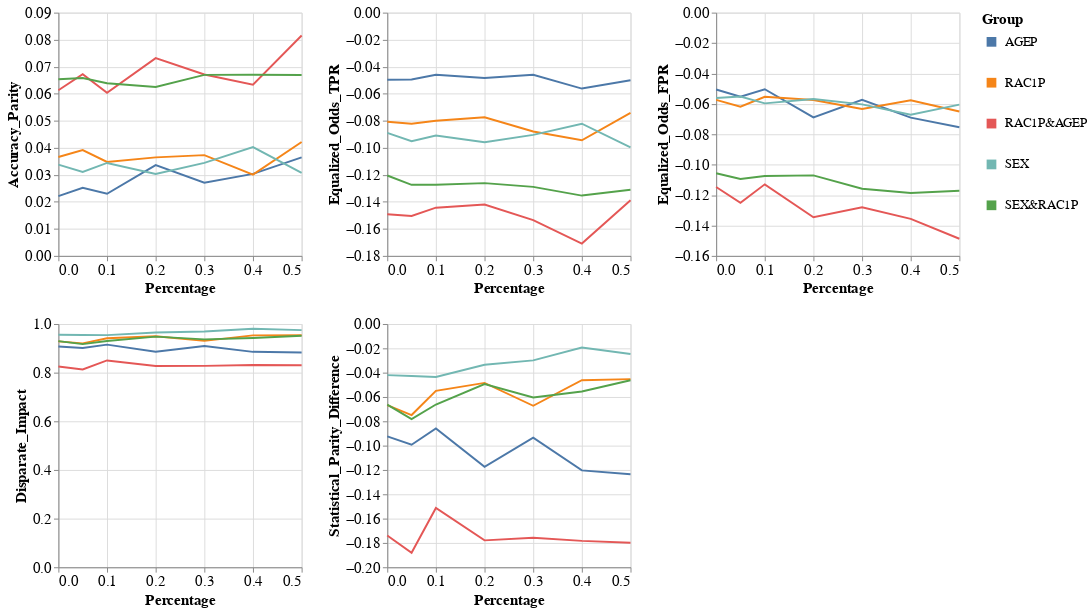

The notebook cell saved with this chart:
### Code cell
visualizer.create_groups_grid_pct_lines_plot(model_name=MODEL_NAMES[0],
                                             target_preprocessing_technique=PREPROCESSING_TECHNIQUES[0],
                                             group_metrics_type='fairness')

### Figure 1 — Vega-Lite specification as saved in the notebook (floating-point values rounded to 4 significant figures)
{"config": {"view": {"continuousWidth": 400, "continuousHeight": 300}, "axis": {"labelFontSize": 15, "titleFontSize": 15}, "legend": {"labelFontSize": 13, "symbolStrokeWidth": 10, "titleFontSize": 15}}, "vconcat": [{"hconcat": [{"mark": "line", "encoding": {"color": {"field": "Group", "type": "nominal"}, "x": {"field": "Percentage", "type": "quantitative"}, "y": {"field": "Metric_Value", "title": "Accuracy_Parity", "type": "quantitative"}}, "height": 250, "width": 250}, {"data": {"name": "data-8f75c322764049775079afd4459b43c7"}, "mark": "line", "encoding": {"color": {"field": "Group", "type": "nominal"}, "x": {"field": "Percentage", "type": "quantitative"}, "y": {"field": "Metric_Value", "title": "Equalized_Odds_TPR", "type": "quantitative"}}, "height": 250, "width": 250}, {"data": {"name": "data-78fd99506e7043e53d14130227d2bba8"}, "mark": "line", "encoding": {"color": {"field": "Group", "type": "nominal"}, "x": {"field": "Percentage", "type": "quantitative"}, "y": {"field": "Metric_Value", "title": "Equalized_Odds_FPR", "type": "quantitative"}}, "height": 250, "width": 250}]}, {"hconcat": [{"mark": "line", "encoding": {"color": {"field": "Group", "type": "nominal"}, "x": {"field": "Percentage", "type": "quantitative"}, "y": {"field": "Metric_Value", "title": "Disparate_Impact", "type": "quantitative"}}, "height": 250, "width": 250}, {"data": {"name": "data-a266945db36e01ab30ffb19467dbef3d"}, "mark": "line", "encoding": {"color": {"field": "Group", "type": "nominal"}, "x": {"field": "Percentage", "type": "quantitative"}, "y": {"field": "Metric_Value", "title": "Statistical_Parity_Difference", "type": "quantitative"}}, "height": 250, "width": 250}], "data": {"name": "data-3fb26adca9bebd18104bdcda7ea8f99f"}}], "data": {"name": "data-94a7b52bb908a9c3c0c4dac98236b85c"}, "$schema": "https://vega.github.io/schema/vega-lite/v4.17.0.json", "datasets": {"data-94a7b52bb908a9c3c0c4dac98236b85c": [{"Model_Name": "DecisionTreeClassifier", "Metric": "Accuracy_Parity", "Group": "AGEP", "Metric_Value": 0.0221, "Percentage": 0.0}, {"Model_Name": "DecisionTreeClassifier", "Metric": "Accuracy_Parity", "Group": "RAC1P", "Metric_Value": 0.03659, "Percentage": 0.0}, {"Model_Name": "DecisionTreeClassifier", "Metric": "Accuracy_Parity", "Group": "RAC1P&AGEP", "Metric_Value": 0.06129, "Percentage": 0.0}, {"Model_Name": "DecisionTreeClassifier", "Metric": "Accuracy_Parity", "Group": "SEX", "Metric_Value": 0.03378, "Percentage": 0.0}, {"Model_Name": "DecisionTreeClassifier", "Metric": "Accuracy_Parity", "Group": "SEX&RAC1P", "Metric_Value": 0.06538, "Percentage": 0.0}, {"Model_Name": "DecisionTreeClassifier", "Metric": "Accuracy_Parity", "Group": "AGEP", "Metric_Value": 0.02516, "Percentage": 0.05}, {"Model_Name": "DecisionTreeClassifier", "Metric": "Accuracy_Parity", "Group": "RAC1P", "Metric_Value": 0.03914, "Percentage": 0.05}, {"Model_Name": "DecisionTreeClassifier", "Metric": "Accuracy_Parity", "Group": "RAC1P&AGEP", "Metric_Value": 0.0672, "Percentage": 0.05}, {"Model_Name": "DecisionTreeClassifier", "Metric": "Accuracy_Parity", "Group": "SEX", "Metric_Value": 0.03105, "Percentage": 0.05}, {"Model_Name": "DecisionTreeClassifier", "Metric": "Accuracy_Parity", "Group": "SEX&RAC1P", "Metric_Value": 0.06581, "Percentage": 0.05}, {"Model_Name": "DecisionTreeClassifier", "Metric": "Accuracy_Parity", "Group": "AGEP", "Metric_Value": 0.02297, "Percentage": 0.1}, {"Model_Name": "DecisionTreeClassifier", "Metric": "Accuracy_Parity", "Group": "RAC1P", "Metric_Value": 0.03476, "Percentage": 0.1}, {"Model_Name": "DecisionTreeClassifier", "Metric": "Accuracy_Parity", "Group": "RAC1P&AGEP", "Metric_Value": 0.06032, "Percentage": 0.1}, {"Model_Name": "DecisionTreeClassifier", "Metric": "Accuracy_Parity", "Group": "SEX", "Metric_Value": 0.0344, "Percentage": 0.1}, {"Model_Name": "DecisionTreeClassifier", "Metric": "Accuracy_Parity", "Group": "SEX&RAC1P", "Metric_Value": 0.0639, "Percentage": 0.1}, {"Model_Name": "DecisionTreeClassifier", "Metric": "Accuracy_Parity", "Group": "AGEP", "Metric_Value": 0.03358, "Percentage": 0.2}, {"Model_Name": "DecisionTreeClassifier", "Metric": "Accuracy_Parity", "Group": "RAC1P", "Metric_Value": 0.03646, "Percentage": 0.2}, {"Model_Name": "DecisionTreeClassifier", "Metric": "Accuracy_Parity", "Group": "RAC1P&AGEP", "Metric_Value": 0.07315, "Percentage": 0.2}, {"Model_Name": "DecisionTreeClassifier", "Metric": "Accuracy_Parity", "Group": "SEX", "Metric_Value": 0.03031, "Percentage": 0.2}, {"Model_Name": "DecisionTreeClassifier", "Metric": "Accuracy_Parity", "Group": "SEX&RAC1P", "Metric_Value": 0.06248, "Percentage": 0.2}, {"Model_Name": "DecisionTreeClassifier", "Metric": "Accuracy_Parity", "Group": "AGEP", "Metric_Value": 0.02709, "Percentage": 0.3}, {"Model_Name": "DecisionTreeClassifier", "Metric": "Accuracy_Parity", "Group": "RAC1P", "Metric_Value": 0.03728, "Percentage": 0.3}, {"Model_Name": "DecisionTreeClassifier", "Metric": "Accuracy_Parity", "Group": "RAC1P&AGEP", "Metric_Value": 0.06711, "Percentage": 0.3}, {"Model_Name": "DecisionTreeClassifier", "Metric": "Accuracy_Parity", "Group": "SEX", "Metric_Value": 0.03444, "Percentage": 0.3}, {"Model_Name": "DecisionTreeClassifier", "Metric": "Accuracy_Parity", "Group": "SEX&RAC1P", "Metric_Value": 0.06697, "Percentage": 0.3}, {"Model_Name": "DecisionTreeClassifier", "Metric": "Accuracy_Parity", "Group": "AGEP", "Metric_Value": 0.03035, "Percentage": 0.4}, {"Model_Name": "DecisionTreeClassifier", "Metric": "Accuracy_Parity", "Group": "RAC1P", "Metric_Value": 0.03006, "Percentage": 0.4}, {"Model_Name": "DecisionTreeClassifier", "Metric": "Accuracy_Parity", "Group": "RAC1P&AGEP", "Metric_Value": 0.06334, "Percentage": 0.4}, {"Model_Name": "DecisionTreeClassifier", "Metric": "Accuracy_Parity", "Group": "SEX", "Metric_Value": 0.04025, "Percentage": 0.4}, {"Model_Name": "DecisionTreeClassifier", "Metric": "Accuracy_Parity", "Group": "SEX&RAC1P", "Metric_Value": 0.067, "Percentage": 0.4}, {"Model_Name": "DecisionTreeClassifier", "Metric": "Accuracy_Parity", "Group": "AGEP", "Metric_Value": 0.03647, "Percentage": 0.5}, {"Model_Name": "DecisionTreeClassifier", "Metric": "Accuracy_Parity", "Group": "RAC1P", "Metric_Value": 0.04214, "Percentage": 0.5}, {"Model_Name": "DecisionTreeClassifier", "Metric": "Accuracy_Parity", "Group": "RAC1P&AGEP", "Metric_Value": 0.08152, "Percentage": 0.5}, {"Model_Name": "DecisionTreeClassifier", "Metric": "Accuracy_Parity", "Group": "SEX", "Metric_Value": 0.0307, "Percentage": 0.5}, {"Model_Name": "DecisionTreeClassifier", "Metric": "Accuracy_Parity", "Group": "SEX&RAC1P", "Metric_Value": 0.06696, "Percentage": 0.5}], "data-8f75c322764049775079afd4459b43c7": [{"Model_Name": "DecisionTreeClassifier", "Metric": "Equalized_Odds_TPR", "Group": "AGEP", "Metric_Value": -0.04971, "Percentage": 0.0}, {"Model_Name": "DecisionTreeClassifier", "Metric": "Equalized_Odds_TPR", "Group": "RAC1P", "Metric_Value": -0.08074, "Percentage": 0.0}, {"Model_Name": "DecisionTreeClassifier", "Metric": "Equalized_Odds_TPR", "Group": "RAC1P&AGEP", "Metric_Value": -0.1492, "Percentage": 0.0}, {"Model_Name": "DecisionTreeClassifier", "Metric": "Equalized_Odds_TPR", "Group": "SEX", "Metric_Value": -0.08892, "Percentage": 0.0}, {"Model_Name": "DecisionTreeClassifier", "Metric": "Equalized_Odds_TPR", "Group": "SEX&RAC1P", "Metric_Value": -0.1205, "Percentage": 0.0}, {"Model_Name": "DecisionTreeClassifier", "Metric": "Equalized_Odds_TPR", "Group": "AGEP", "Metric_Value": -0.04942, "Percentage": 0.05}, {"Model_Name": "DecisionTreeClassifier", "Metric": "Equalized_Odds_TPR", "Group": "RAC1P", "Metric_Value": -0.08214, "Percentage": 0.05}, {"Model_Name": "DecisionTreeClassifier", "Metric": "Equalized_Odds_TPR", "Group": "RAC1P&AGEP", "Metric_Value": -0.1504, "Percentage": 0.05}, {"Model_Name": "DecisionTreeClassifier", "Metric": "Equalized_Odds_TPR", "Group": "SEX", "Metric_Value": -0.09507, "Percentage": 0.05}, {"Model_Name": "DecisionTreeClassifier", "Metric": "Equalized_Odds_TPR", "Group": "SEX&RAC1P", "Metric_Value": -0.1274, "Percentage": 0.05}, {"Model_Name": "DecisionTreeClassifier", "Metric": "Equalized_Odds_TPR", "Group": "AGEP", "Metric_Value": -0.04592, "Percentage": 0.1}, {"Model_Name": "DecisionTreeClassifier", "Metric": "Equalized_Odds_TPR", "Group": "RAC1P", "Metric_Value": -0.08002, "Percentage": 0.1}, {"Model_Name": "DecisionTreeClassifier", "Metric": "Equalized_Odds_TPR", "Group": "RAC1P&AGEP", "Metric_Value": -0.1443, "Percentage": 0.1}, {"Model_Name": "DecisionTreeClassifier", "Metric": "Equalized_Odds_TPR", "Group": "SEX", "Metric_Value": -0.09092, "Percentage": 0.1}, {"Model_Name": "DecisionTreeClassifier", "Metric": "Equalized_Odds_TPR", "Group": "SEX&RAC1P", "Metric_Value": -0.1273, "Percentage": 0.1}, {"Model_Name": "DecisionTreeClassifier", "Metric": "Equalized_Odds_TPR", "Group": "AGEP", "Metric_Value": -0.04837, "Percentage": 0.2}, {"Model_Name": "DecisionTreeClassifier", "Metric": "Equalized_Odds_TPR", "Group": "RAC1P", "Metric_Value": -0.0774, "Percentage": 0.2}, {"Model_Name": "DecisionTreeClassifier", "Metric": "Equalized_Odds_TPR", "Group": "RAC1P&AGEP", "Metric_Value": -0.142, "Percentage": 0.2}, {"Model_Name": "DecisionTreeClassifier", "Metric": "Equalized_Odds_TPR", "Group": "SEX", "Metric_Value": -0.09592, "Percentage": 0.2}, {"Model_Name": "DecisionTreeClassifier", "Metric": "Equalized_Odds_TPR", "Group": "SEX&RAC1P", "Metric_Value": -0.1261, "Percentage": 0.2}, {"Model_Name": "DecisionTreeClassifier", "Metric": "Equalized_Odds_TPR", "Group": "AGEP", "Metric_Value": -0.04597, "Percentage": 0.3}, {"Model_Name": "DecisionTreeClassifier", "Metric": "Equalized_Odds_TPR", "Group": "RAC1P", "Metric_Value": -0.08796, "Percentage": 0.3}, {"Model_Name": "DecisionTreeClassifier", "Metric": "Equalized_Odds_TPR", "Group": "RAC1P&AGEP", "Metric_Value": -0.1535, "Percentage": 0.3}, {"Model_Name": "DecisionTreeClassifier", "Metric": "Equalized_Odds_TPR", "Group": "SEX", "Metric_Value": -0.09045, "Percentage": 0.3}, {"Model_Name": "DecisionTreeClassifier", "Metric": "Equalized_Odds_TPR", "Group": "SEX&RAC1P", "Metric_Value": -0.1289, "Percentage": 0.3}, {"Model_Name": "DecisionTreeClassifier", "Metric": "Equalized_Odds_TPR", "Group": "AGEP", "Metric_Value": -0.05618, "Percentage": 0.4}, {"Model_Name": "DecisionTreeClassifier", "Metric": "Equalized_Odds_TPR", "Group": "RAC1P", "Metric_Value": -0.09444, "Percentage": 0.4}, {"Model_Name": "DecisionTreeClassifier", "Metric": "Equalized_Odds_TPR", "Group": "RAC1P&AGEP", "Metric_Value": -0.1709, "Percentage": 0.4}, {"Model_Name": "DecisionTreeClassifier", "Metric": "Equalized_Odds_TPR", "Group": "SEX", "Metric_Value": -0.08218, "Percentage": 0.4}, {"Model_Name": "DecisionTreeClassifier", "Metric": "Equalized_Odds_TPR", "Group": "SEX&RAC1P", "Metric_Value": -0.1354, "Percentage": 0.4}, {"Model_Name": "DecisionTreeClassifier", "Metric": "Equalized_Odds_TPR", "Group": "AGEP", "Metric_Value": -0.05002, "Percentage": 0.5}, {"Model_Name": "DecisionTreeClassifier", "Metric": "Equalized_Odds_TPR", "Group": "RAC1P", "Metric_Value": -0.07423, "Percentage": 0.5}, {"Model_Name": "DecisionTreeClassifier", "Metric": "Equalized_Odds_TPR", "Group": "RAC1P&AGEP", "Metric_Value": -0.1389, "Percentage": 0.5}, {"Model_Name": "DecisionTreeClassifier", "Metric": "Equalized_Odds_TPR", "Group": "SEX", "Metric_Value": -0.09962, "Percentage": 0.5}, {"Model_Name": "DecisionTreeClassifier", "Metric": "Equalized_Odds_TPR", "Group": "SEX&RAC1P", "Metric_Value": -0.131, "Percentage": 0.5}], "data-78fd99506e7043e53d14130227d2bba8": [{"Model_Name": "DecisionTreeClassifier", "Metric": "Equalized_Odds_FPR", "Group": "AGEP", "Metric_Value": -0.05052, "Percentage": 0.0}, {"Model_Name": "DecisionTreeClassifier", "Metric": "Equalized_Odds_FPR", "Group": "RAC1P", "Metric_Value": -0.05736, "Percentage": 0.0}, {"Model_Name": "DecisionTreeClassifier", "Metric": "Equalized_Odds_FPR", "Group": "RAC1P&AGEP", "Metric_Value": -0.1147, "Percentage": 0.0}, {"Model_Name": "DecisionTreeClassifier", "Metric": "Equalized_Odds_FPR", "Group": "SEX", "Metric_Value": -0.05617, "Percentage": 0.0}, {"Model_Name": "DecisionTreeClassifier", "Metric": "Equalized_Odds_FPR", "Group": "SEX&RAC1P", "Metric_Value": -0.1056, "Percentage": 0.0}, {"Model_Name": "DecisionTreeClassifier", "Metric": "Equalized_Odds_FPR", "Group": "AGEP", "Metric_Value": -0.05527, "Percentage": 0.05}, {"Model_Name": "DecisionTreeClassifier", "Metric": "Equalized_Odds_FPR", "Group": "RAC1P", "Metric_Value": -0.06182, "Percentage": 0.05}, {"Model_Name": "DecisionTreeClassifier", "Metric": "Equalized_Odds_FPR", "Group": "RAC1P&AGEP", "Metric_Value": -0.125, "Percentage": 0.05}, {"Model_Name": "DecisionTreeClassifier", "Metric": "Equalized_Odds_FPR", "Group": "SEX", "Metric_Value": -0.05521, "Percentage": 0.05}, {"Model_Name": "DecisionTreeClassifier", "Metric": "Equalized_Odds_FPR", "Group": "SEX&RAC1P", "Metric_Value": -0.1094, "Percentage": 0.05}, {"Model_Name": "DecisionTreeClassifier", "Metric": "Equalized_Odds_FPR", "Group": "AGEP", "Metric_Value": -0.05038, "Percentage": 0.1}, {"Model_Name": "DecisionTreeClassifier", "Metric": "Equalized_Odds_FPR", "Group": "RAC1P", "Metric_Value": -0.05535, "Percentage": 0.1}, {"Model_Name": "DecisionTreeClassifier", "Metric": "Equalized_Odds_FPR", "Group": "RAC1P&AGEP", "Metric_Value": -0.1129, "Percentage": 0.1}, {"Model_Name": "DecisionTreeClassifier", "Metric": "Equalized_Odds_FPR", "Group": "SEX", "Metric_Value": -0.05966, "Percentage": 0.1}, {"Model_Name": "DecisionTreeClassifier", "Metric": "Equalized_Odds_FPR", "Group": "SEX&RAC1P", "Metric_Value": -0.1074, "Percentage": 0.1}, {"Model_Name": "DecisionTreeClassifier", "Metric": "Equalized_Odds_FPR", "Group": "AGEP", "Metric_Value": -0.06893, "Percentage": 0.2}, {"Model_Name": "DecisionTreeClassifier", "Metric": "Equalized_Odds_FPR", "Group": "RAC1P", "Metric_Value": -0.0575, "Percentage": 0.2}, {"Model_Name": "DecisionTreeClassifier", "Metric": "Equalized_Odds_FPR", "Group": "RAC1P&AGEP", "Metric_Value": -0.1346, "Percentage": 0.2}, {"Model_Name": "DecisionTreeClassifier", "Metric": "Equalized_Odds_FPR", "Group": "SEX", "Metric_Value": -0.05686, "Percentage": 0.2}, {"Model_Name": "DecisionTreeClassifier", "Metric": "Equalized_Odds_FPR", "Group": "SEX&RAC1P", "Metric_Value": -0.107, "Percentage": 0.2}, {"Model_Name": "DecisionTreeClassifier", "Metric": "Equalized_Odds_FPR", "Group": "AGEP", "Metric_Value": -0.05735, "Percentage": 0.3}, {"Model_Name": "DecisionTreeClassifier", "Metric": "Equalized_Odds_FPR", "Group": "RAC1P", "Metric_Value": -0.06339, "Percentage": 0.3}, {"Model_Name": "DecisionTreeClassifier", "Metric": "Equalized_Odds_FPR", "Group": "RAC1P&AGEP", "Metric_Value": -0.128, "Percentage": 0.3}, {"Model_Name": "DecisionTreeClassifier", "Metric": "Equalized_Odds_FPR", "Group": "SEX", "Metric_Value": -0.06034, "Percentage": 0.3}, {"Model_Name": "DecisionTreeClassifier", "Metric": "Equalized_Odds_FPR", "Group": "SEX&RAC1P", "Metric_Value": -0.1158, "Percentage": 0.3}, {"Model_Name": "DecisionTreeClassifier", "Metric": "Equalized_Odds_FPR", "Group": "AGEP", "Metric_Value": -0.06903, "Percentage": 0.4}, {"Model_Name": "DecisionTreeClassifier", "Metric": "Equalized_Odds_FPR", "Group": "RAC1P", "Metric_Value": -0.05758, "Percentage": 0.4}, {"Model_Name": "DecisionTreeClassifier", "Metric": "Equalized_Odds_FPR", "Group": "RAC1P&AGEP", "Metric_Value": -0.1357, "Percentage": 0.4}, {"Model_Name": "DecisionTreeClassifier", "Metric": "Equalized_Odds_FPR", "Group": "SEX", "Metric_Value": -0.06717, "Percentage": 0.4}, {"Model_Name": "DecisionTreeClassifier", "Metric": "Equalized_Odds_FPR", "Group": "SEX&RAC1P", "Metric_Value": -0.1186, "Percentage": 0.4}, {"Model_Name": "DecisionTreeClassifier", "Metric": "Equalized_Odds_FPR", "Group": "AGEP", "Metric_Value": -0.07535, "Percentage": 0.5}, {"Model_Name": "DecisionTreeClassifier", "Metric": "Equalized_Odds_FPR", "Group": "RAC1P", "Metric_Value": -0.06502, "Percentage": 0.5}, {"Model_Name": "DecisionTreeClassifier", "Metric": "Equalized_Odds_FPR", "Group": "RAC1P&AGEP", "Metric_Value": -0.1487, "Percentage": 0.5}, {"Model_Name": "DecisionTreeClassifier", "Metric": "Equalized_Odds_FPR", "Group": "SEX", "Metric_Value": -0.06049, "Percentage": 0.5}, {"Model_Name": "DecisionTreeClassifier", "Metric": "Equalized_Odds_FPR", "Group": "SEX&RAC1P", "Metric_Value": -0.1171, "Percentage": 0.5}], "data-3fb26adca9bebd18104bdcda7ea8f99f": [{"Model_Name": "DecisionTreeClassifier", "Metric": "Disparate_Impact", "Group": "AGEP", "Metric_Value": 0.9077, "Percentage": 0.0}, {"Model_Name": "DecisionTreeClassifier", "Metric": "Disparate_Impact", "Group": "RAC1P", "Metric_Value": 0.9286, "Percentage": 0.0}, {"Model_Name": "DecisionTreeClassifier", "Metric": "Disparate_Impact", "Group": "RAC1P&AGEP", "Metric_Value": 0.8253, "Percentage": 0.0}, {"Model_Name": "DecisionTreeClassifier", "Metric": "Disparate_Impact", "Group": "SEX", "Metric_Value": 0.9558, "Percentage": 0.0}, {"Model_Name": "DecisionTreeClassifier", "Metric": "Disparate_Impact", "Group": "SEX&RAC1P", "Metric_Value": 0.9297, "Percentage": 0.0}, {"Model_Name": "DecisionTreeClassifier", "Metric": "Disparate_Impact", "Group": "AGEP", "Metric_Value": 0.9016, "Percentage": 0.05}, {"Model_Name": "DecisionTreeClassifier", "Metric": "Disparate_Impact", "Group": "RAC1P", "Metric_Value": 0.9204, "Percentage": 0.05}, {"Model_Name": "DecisionTreeClassifier", "Metric": "Disparate_Impact", "Group": "RAC1P&AGEP", "Metric_Value": 0.8135, "Percentage": 0.05}, {"Model_Name": "DecisionTreeClassifier", "Metric": "Disparate_Impact", "Group": "SEX", "Metric_Value": 0.9549, "Percentage": 0.05}, {"Model_Name": "DecisionTreeClassifier", "Metric": "Disparate_Impact", "Group": "SEX&RAC1P", "Metric_Value": 0.9173, "Percentage": 0.05}, {"Model_Name": "DecisionTreeClassifier", "Metric": "Disparate_Impact", "Group": "AGEP", "Metric_Value": 0.9153, "Percentage": 0.1}, {"Model_Name": "DecisionTreeClassifier", "Metric": "Disparate_Impact", "Group": "RAC1P", "Metric_Value": 0.9418, "Percentage": 0.1}, {"Model_Name": "DecisionTreeClassifier", "Metric": "Disparate_Impact", "Group": "RAC1P&AGEP", "Metric_Value": 0.8503, "Percentage": 0.1}, {"Model_Name": "DecisionTreeClassifier", "Metric": "Disparate_Impact", "Group": "SEX", "Metric_Value": 0.9542, "Percentage": 0.1}, {"Model_Name": "DecisionTreeClassifier", "Metric": "Disparate_Impact", "Group": "SEX&RAC1P", "Metric_Value": 0.9302, "Percentage": 0.1}, {"Model_Name": "DecisionTreeClassifier", "Metric": "Disparate_Impact", "Group": "AGEP", "Metric_Value": 0.8861, "Percentage": 0.2}, {"Model_Name": "DecisionTreeClassifier", "Metric": "Disparate_Impact", "Group": "RAC1P", "Metric_Value": 0.9494, "Percentage": 0.2}, {"Model_Name": "DecisionTreeClassifier", "Metric": "Disparate_Impact", "Group": "RAC1P&AGEP", "Metric_Value": 0.8278, "Percentage": 0.2}, {"Model_Name": "DecisionTreeClassifier", "Metric": "Disparate_Impact", "Group": "SEX", "Metric_Value": 0.9651, "Percentage": 0.2}, {"Model_Name": "DecisionTreeClassifier", "Metric": "Disparate_Impact", "Group": "SEX&RAC1P", "Metric_Value": 0.9481, "Percentage": 0.2}, {"Model_Name": "DecisionTreeClassifier", "Metric": "Disparate_Impact", "Group": "AGEP", "Metric_Value": 0.9097, "Percentage": 0.3}, {"Model_Name": "DecisionTreeClassifier", "Metric": "Disparate_Impact", "Group": "RAC1P", "Metric_Value": 0.9307, "Percentage": 0.3}, {"Model_Name": "DecisionTreeClassifier", "Metric": "Disparate_Impact", "Group": "RAC1P&AGEP", "Metric_Value": 0.8279, "Percentage": 0.3}, {"Model_Name": "DecisionTreeClassifier", "Metric": "Disparate_Impact", "Group": "SEX", "Metric_Value": 0.9693, "Percentage": 0.3}, {"Model_Name": "DecisionTreeClassifier", "Metric": "Disparate_Impact", "Group": "SEX&RAC1P", "Metric_Value": 0.9369, "Percentage": 0.3}, {"Model_Name": "DecisionTreeClassifier", "Metric": "Disparate_Impact", "Group": "AGEP", "Metric_Value": 0.8856, "Percentage": 0.4}, {"Model_Name": "DecisionTreeClassifier", "Metric": "Disparate_Impact", "Group": "RAC1P", "Metric_Value": 0.9533, "Percentage": 0.4}, {"Model_Name": "DecisionTreeClassifier", "Metric": "Disparate_Impact", "Group": "RAC1P&AGEP", "Metric_Value": 0.8312, "Percentage": 0.4}, {"Model_Name": "DecisionTreeClassifier", "Metric": "Disparate_Impact", "Group": "SEX", "Metric_Value": 0.9803, "Percentage": 0.4}, {"Model_Name": "DecisionTreeClassifier", "Metric": "Disparate_Impact", "Group": "SEX&RAC1P", "Metric_Value": 0.9428, "Percentage": 0.4}, {"Model_Name": "DecisionTreeClassifier", "Metric": "Disparate_Impact", "Group": "AGEP", "Metric_Value": 0.8828, "Percentage": 0.5}, {"Model_Name": "DecisionTreeClassifier", "Metric": "Disparate_Impact", "Group": "RAC1P", "Metric_Value": 0.9537, "Percentage": 0.5}, {"Model_Name": "DecisionTreeClassifier", "Metric": "Disparate_Impact", "Group": "RAC1P&AGEP", "Metric_Value": 0.8301, "Percentage": 0.5}, {"Model_Name": "DecisionTreeClassifier", "Metric": "Disparate_Impact", "Group": "SEX", "Metric_Value": 0.975, "Percentage": 0.5}, {"Model_Name": "DecisionTreeClassifier", "Metric": "Disparate_Impact", "Group": "SEX&RAC1P", "Metric_Value": 0.9517, "Percentage": 0.5}], "data-a266945db36e01ab30ffb19467dbef3d": [{"Model_Name": "DecisionTreeClassifier", "Metric": "Statistical_Parity_Difference", "Group": "AGEP", "Metric_Value": -0.09234, "Percentage": 0.0}, {"Model_Name": "DecisionTreeClassifier", "Metric": "Statistical_Parity_Difference", "Group": "RAC1P", "Metric_Value": -0.06673, "Percentage": 0.0}, {"Model_Name": "DecisionTreeClassifier", "Metric": "Statistical_Parity_Difference", "Group": "RAC1P&AGEP", "Metric_Value": -0.1738, "Percentage": 0.0}, {"Model_Name": "DecisionTreeClassifier", "Metric": "Statistical_Parity_Difference", "Group": "SEX", "Metric_Value": -0.04204, "Percentage": 0.0}, {"Model_Name": "DecisionTreeClassifier", "Metric": "Statistical_Parity_Difference", "Group": "SEX&RAC1P", "Metric_Value": -0.06623, "Percentage": 0.0}, {"Model_Name": "DecisionTreeClassifier", "Metric": "Statistical_Parity_Difference", "Group": "AGEP", "Metric_Value": -0.09927, "Percentage": 0.05}, {"Model_Name": "DecisionTreeClassifier", "Metric": "Statistical_Parity_Difference", "Group": "RAC1P", "Metric_Value": -0.07486, "Percentage": 0.05}, {"Model_Name": "DecisionTreeClassifier", "Metric": "Statistical_Parity_Difference", "Group": "RAC1P&AGEP", "Metric_Value": -0.1881, "Percentage": 0.05}, {"Model_Name": "DecisionTreeClassifier", "Metric": "Statistical_Parity_Difference", "Group": "SEX", "Metric_Value": -0.04277, "Percentage": 0.05}, {"Model_Name": "DecisionTreeClassifier", "Metric": "Statistical_Parity_Difference", "Group": "SEX&RAC1P", "Metric_Value": -0.07821, "Percentage": 0.05}, {"Model_Name": "DecisionTreeClassifier", "Metric": "Statistical_Parity_Difference", "Group": "AGEP", "Metric_Value": -0.0859, "Percentage": 0.1}, {"Model_Name": "DecisionTreeClassifier", "Metric": "Statistical_Parity_Difference", "Group": "RAC1P", "Metric_Value": -0.055, "Percentage": 0.1}, {"Model_Name": "DecisionTreeClassifier", "Metric": "Statistical_Parity_Difference", "Group": "RAC1P&AGEP", "Metric_Value": -0.1512, "Percentage": 0.1}, {"Model_Name": "DecisionTreeClassifier", "Metric": "Statistical_Parity_Difference", "Group": "SEX", "Metric_Value": -0.0436, "Percentage": 0.1}, {"Model_Name": "DecisionTreeClassifier", "Metric": "Statistical_Parity_Difference", "Group": "SEX&RAC1P", "Metric_Value": -0.0662, "Percentage": 0.1}, {"Model_Name": "DecisionTreeClassifier", "Metric": "Statistical_Parity_Difference", "Group": "AGEP", "Metric_Value": -0.1173, "Percentage": 0.2}, {"Model_Name": "DecisionTreeClassifier", "Metric": "Statistical_Parity_Difference", "Group": "RAC1P", "Metric_Value": -0.04843, "Percentage": 0.2}, {"Model_Name": "DecisionTreeClassifier", "Metric": "Statistical_Parity_Difference", "Group": "RAC1P&AGEP", "Metric_Value": -0.1779, "Percentage": 0.2}, {"Model_Name": "DecisionTreeClassifier", "Metric": "Statistical_Parity_Difference", "Group": "SEX", "Metric_Value": -0.03347, "Percentage": 0.2}, {"Model_Name": "DecisionTreeClassifier", "Metric": "Statistical_Parity_Difference", "Group": "SEX&RAC1P", "Metric_Value": -0.04938, "Percentage": 0.2}, {"Model_Name": "DecisionTreeClassifier", "Metric": "Statistical_Parity_Difference", "Group": "AGEP", "Metric_Value": -0.09352, "Percentage": 0.3}, {"Model_Name": "DecisionTreeClassifier", "Metric": "Statistical_Parity_Difference", "Group": "RAC1P", "Metric_Value": -0.06722, "Percentage": 0.3}, {"Model_Name": "DecisionTreeClassifier", "Metric": "Statistical_Parity_Difference", "Group": "RAC1P&AGEP", "Metric_Value": -0.1757, "Percentage": 0.3}, {"Model_Name": "DecisionTreeClassifier", "Metric": "Statistical_Parity_Difference", "Group": "SEX", "Metric_Value": -0.02989, "Percentage": 0.3}, {"Model_Name": "DecisionTreeClassifier", "Metric": "Statistical_Parity_Difference", "Group": "SEX&RAC1P", "Metric_Value": -0.06034, "Percentage": 0.3}, {"Model_Name": "DecisionTreeClassifier", "Metric": "Statistical_Parity_Difference", "Group": "AGEP", "Metric_Value": -0.1203, "Percentage": 0.4}, {"Model_Name": "DecisionTreeClassifier", "Metric": "Statistical_Parity_Difference", "Group": "RAC1P", "Metric_Value": -0.04622, "Percentage": 0.4}, {"Model_Name": "DecisionTreeClassifier", "Metric": "Statistical_Parity_Difference", "Group": "RAC1P&AGEP", "Metric_Value": -0.1783, "Percentage": 0.4}, {"Model_Name": "DecisionTreeClassifier", "Metric": "Statistical_Parity_Difference", "Group": "SEX", "Metric_Value": -0.01929, "Percentage": 0.4}, {"Model_Name": "DecisionTreeClassifier", "Metric": "Statistical_Parity_Difference", "Group": "SEX&RAC1P", "Metric_Value": -0.05555, "Percentage": 0.4}, {"Model_Name": "DecisionTreeClassifier", "Metric": "Statistical_Parity_Difference", "Group": "AGEP", "Metric_Value": -0.1235, "Percentage": 0.5}, {"Model_Name": "DecisionTreeClassifier", "Metric": "Statistical_Parity_Difference", "Group": "RAC1P", "Metric_Value": -0.04532, "Percentage": 0.5}, {"Model_Name": "DecisionTreeClassifier", "Metric": "Statistical_Parity_Difference", "Group": "RAC1P&AGEP", "Metric_Value": -0.1799, "Percentage": 0.5}, {"Model_Name": "DecisionTreeClassifier", "Metric": "Statistical_Parity_Difference", "Group": "SEX", "Metric_Value": -0.02468, "Percentage": 0.5}, {"Model_Name": "DecisionTreeClassifier", "Metric": "Statistical_Parity_Difference", "Group": "SEX&RAC1P", "Metric_Value": -0.04629, "Percentage": 0.5}]}}
